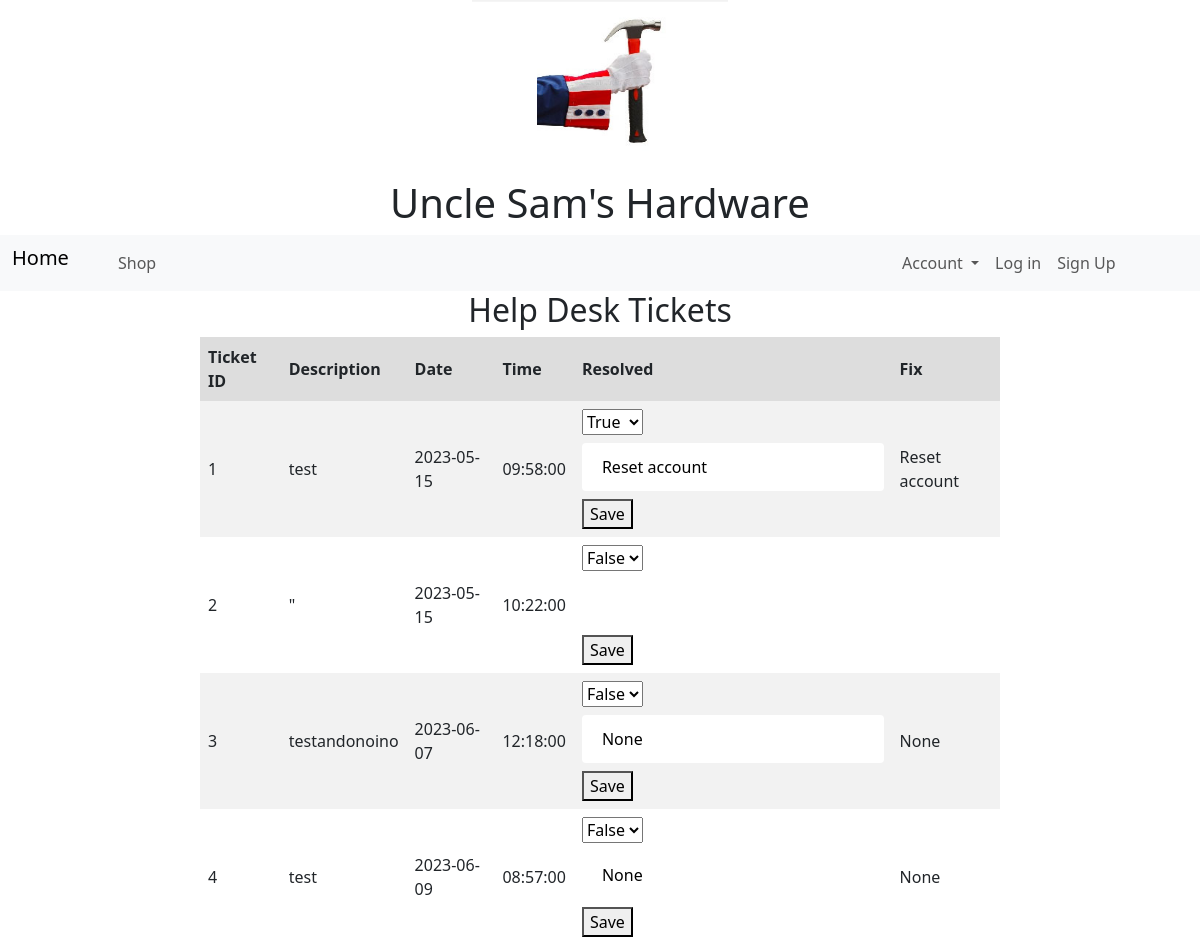
Screenshot of /helpdesk with the database file from the repository.
### app.py (models this page shows)
class HelpDesk(db.Model):
    __tablename__ = 'HelpDesk'
    ticket_id = db.Column(db.Integer, primary_key=True, autoincrement=True)
    ticket_description = db.Column(db.String(100), nullable=False)
    ticket_date = db.Column(db.Date, nullable=False)
    ticket_time = db.Column(db.Time, nullable=False)
    resolved = db.Column(db.Boolean, default=False)
    fix = db.Column(db.String(100))

### app.py (the view, shortened to what this page needs)
@app.route('/helpdesk', methods=['GET', 'POST'])
def helpdesk():
    tickets = HelpDesk.query.all()
    return render_template('helpdesk.html', tickets=tickets)

### templates/helpdesk.html (shortened to what this page needs)
{% extends 'layout.html' %}
{% block content %}
  <h2>Help Desk Tickets</h2>
  <table>
    <tr>
      <th>Ticket ID</th>
      <th>Description</th>
      <th>Date</th>
      <th>Time</th>
      <th>Resolved</th>
      <th>Fix</th>
    </tr>
    {% for ticket in tickets %}
    <tr>
      <td>{{ ticket.ticket_id }}</td>
      <td>{{ ticket.ticket_description }}</td>
      <td>{{ ticket.ticket_date }}</td>
      <td>{{ ticket.ticket_time }}</td>
      <td>
        <form action="{{ url_for('helpdesk') }}" method="post">
          <select name="resolved">
            <option value="false" {% if not ticket.resolved %}selected{% endif %}>False</option>
            <option value="true" {% if ticket.resolved %}selected{% endif %}>True</option>
          </select>
          <input type="text" name="fix" value="{{ ticket.fix }}">
          <button type="submit">Save</button>
        </form>
      </td>
      <td>{{ ticket.fix }}</td>
</tr>
    {% endfor %}
  </table>
{% endblock %}

### templates/layout.html (shortened to what this page needs)
<!DOCTYPE html>
<html>
  <head>
    <link rel="stylesheet" href='/static/main.css' />
    <link href="https://cdn.jsdelivr.net/npm/bootstrap@5.3.0-alpha3/dist/css/bootstrap.min.css" rel="stylesheet">
  </head>
  <body>
    <div class="text-center">
      <img src="{{ url_for('static', filename='images/logo.png') }}" alt="Site Banner">
      <h1>Uncle Sam's Hardware</h1>
    </div>
    <nav class="navbar navbar-expand-lg bg-body-tertiary">
      <div class="container-fluid">
        <div class="row w-100">
          <div class="col-lg-1">
            <a class="navbar-brand" href="/">Home</a>
          </div>
          <div class="col-lg-8">
            <div class="collapse navbar-collapse" id="navbarScroll">
              <ul class="navbar-nav me-auto my-2 my-lg-0 navbar-nav-scroll" style="--bs-scroll-height: 100px;">
                <li class="nav-item">
                  <a class="nav-link" href="/shop">Shop</a>
                </li>
              </ul>
            </div>
          </div>
          <div class="col-lg">
            <div class="collapse navbar-collapse" id="navbarScroll">
              <ul class="navbar-nav me-auto my-2 my-lg-0 navbar-nav-scroll" style="--bs-scroll-height: 100px;">
                <li class="nav-item dropdown">
                  <a class="nav-link dropdown-toggle" href="#" role="button" data-bs-toggle="dropdown" aria-expanded="false">
                    Account
                  </a>
                </li>
                {% if session.logged_in %}
                   <li class="nav-item"><a class='nav-link href' href="/checkout">Checkout</a></li>
                   <li class="nav-item"><a class='nav-link' href="/logout">Log out</a></li>
                {% else %}
                   <li class="nav-item"><a class='nav-link' href="/login">Log in</a></li>
                {% endif %}
                <li class="nav-item"><a class='nav-link' href="/signup">Sign Up</a></li>
              </ul>
            </div>
          </div>
        </div>
      </div>
    </nav>
    {% block content %}{% endblock %}
  </body>
</html>

### static/main.css (style rules this page uses)
table { border-collapse: collapse; width: 100%; max-width: 800px; margin: auto; }
th, td { text-align: left; padding: 8px; }
th { background-color: #ddd; font-weight: bold; }
tr:nth-child(even) { background-color: #f2f2f2; }
h2, h3 { text-align: center; margin-bottom: 20px; }
input[type="text"], input[type="password"] { width: 100%; padding: 12px 20px; margin: 8px 0; box-sizing: border-box; border: none; border-radius: 4px; background-color: #fff; }
body { background-color: #fff; color: #000; }
.navbar { background-color: #b22234; }
.navbar-brand, .nav-link { color: #fff; }
h1 { color: #3c3b6e; }

### rows the page displays
HelpDesk: ticket_id "1", ticket_description "test", ticket_date "2023-05-15", ticket_time "09:58:00", resolved "True", fix "Reset account"
HelpDesk: ticket_id "2", ticket_description "\"", ticket_date "2023-05-15", ticket_time "10:22:00", resolved "False"
HelpDesk: ticket_id "3", ticket_description "testandonoino", ticket_date "2023-06-07", ticket_time "12:18:00", resolved "False", fix "None"
HelpDesk: ticket_id "4", ticket_description "test", ticket_date "2023-06-09", ticket_time "08:57:00", resolved "False", fix "None"
